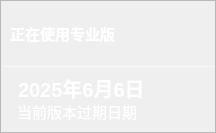
                      <widget class="QFrame" name="frame_top1">
                       <property name="sizePolicy">
                        <sizepolicy hsizetype="Preferred" vsizetype="Preferred">
                         <horstretch>0</horstretch>
                         <verstretch>0</verstretch>
                        </sizepolicy>
                       </property>
                       <property name="minimumSize">
                        <size>
                         <width>216</width>
                         <height>133</height>
                        </size>
                       </property>
                       <property name="maximumSize">
                        <size>
                         <width>16777215</width>
                         <height>150</height>
                        </size>
                       </property>
                       <property name="styleSheet">
                        <string notr="true">QFrame#frame_top1{
color: rgb(255, 255, 255);
border-radius: 10px;
background-color: qradialgradient(cx:0, cy:0, radius:1, fx:0.1, fy:0.1, stop:0 rgb(162, 129, 247),  stop:1 rgb(119, 111, 252));
border: 1px outset rgb(98, 91, 213);
}
</string>
                       </property>
                       <property name="frameShape">
                        <enum>QFrame::StyledPanel</enum>
                       </property>
                       <property name="frameShadow">
                        <enum>QFrame::Raised</enum>
                       </property>
                       <layout class="QVBoxLayout" name="verticalLayout_5" stretch="0,4,0">
                        <property name="spacing">
                         <number>0</number>
                        </property>
                        <property name="leftMargin">
                         <number>0</number>
                        </property>
                        <property name="topMargin">
                         <number>0</number>
                        </property>
                        <property name="rightMargin">
                         <number>0</number>
                        </property>
                        <property name="bottomMargin">
                         <number>0</number>
                        </property>
                        <item>
                         <widget class="QFrame" name="frame_113">
                          <property name="styleSheet">
                           <string notr="true">border:none;
background-color: transparent;</string>
                          </property>
                          <property name="frameShape">
                           <enum>QFrame::StyledPanel</enum>
                          </property>
                          <property name="frameShadow">
                           <enum>QFrame::Raised</enum>
                          </property>
                          <layout class="QHBoxLayout" name="horizontalLayout_6">
                           <item>
                            <widget class="QPushButton" name="Free_pushButton">
                             <property name="minimumSize">
                              <size>
                               <width>0</width>
                               <height>24</height>
                              </size>
                             </property>
                             <property name="maximumSize">
                              <size>
                               <width>41677</width>
                               <height>48</height>
                              </size>
                             </property>
                             <property name="font">
                              <font>
                               <family>微软雅黑 Light</family>
                               <pointsize>11</pointsize>
                               <bold>true</bold>
                              </font>
                             </property>
                             <property name="cursor">
                              <cursorShape>PointingHandCursor</cursorShape>
                             </property>
                             <property name="focusPolicy">
                              <enum>Qt::NoFocus</enum>
                             </property>
                             <property name="styleSheet">
                              <string notr="true">QPushButton{
	color: rgb(255, 255, 255);
text-align:left;

	border:0px outset rgb(255, 255, 255);
	border-radius:8px;
}
QPushButton:hover {

border:2px outset rgba(36, 36, 36,0);
}
QPushButton:pressed {

border:4px outset rgba(36, 36, 36,0);
}
</string>
                             </property>
                             <property name="text">
                              <string>正在使用专业版</string>
                             </property>
                             <property name="icon">
                              <iconset>
                               <normaloff>resources/img/小标/小标-免费试用版本.svg</normaloff>resources/img/小标/小标-免费试用版本.svg</iconset>
                             </property>
                            </widget>
                           </item>
                          </layout>
                         </widget>
                        </item>
                        <item>
                         <widget class="Line" name="line_6">
                          <property name="maximumSize">
                           <size>
                            <width>16777215</width>
                            <height>1</height>
                           </size>
                          </property>
                          <property name="styleSheet">
                           <string notr="true">background-color: rgba(255, 255, 255, 89);</string>
                          </property>
                          <property name="orientation">
                           <enum>Qt::Horizontal</enum>
                          </property>
                         </widget>
                        </item>
                        <item>
                         <widget class="QFrame" name="frame_114">
                          <property name="styleSheet">
                           <string notr="true">border:none;
background-color: transparent;</string>
                          </property>
                          <property name="frameShape">
                           <enum>QFrame::StyledPanel</enum>
                          </property>
                          <property name="frameShadow">
                           <enum>QFrame::Raised</enum>
                          </property>
                          <layout class="QVBoxLayout" name="verticalLayout_6">
                           <property name="spacing">
                            <number>0</number>
                           </property>
                           <property name="leftMargin">
                            <number>0</number>
                           </property>
                           <property name="topMargin">
                            <number>0</number>
                           </property>
                           <property name="rightMargin">
                            <number>0</number>
                           </property>
                           <property name="bottomMargin">
                            <number>0</number>
                           </property>
                           <item alignment="Qt::AlignBottom">
                            <widget class="QLabel" name="label_5">
                             <property name="maximumSize">
                              <size>
                               <width>16777215</width>
                               <height>24</height>
                              </size>
                             </property>
                             <property name="font">
                              <font>
                               <pointsize>15</pointsize>
                               <bold>true</bold>
                              </font>
                             </property>
                             <property name="styleSheet">
                              <string notr="true">color: rgb(255, 255, 255);
padding-left:12px;</string>
                             </property>
                             <property name="text">
                              <string>2025年6月6日</string>
                             </property>
                             <property name="alignment">
                              <set>Qt::AlignLeading|Qt::AlignLeft|Qt::AlignVCenter</set>
                             </property>
                            </widget>
                           </item>
                           <item alignment="Qt::AlignTop">
                            <widget class="QLabel" name="label_6">
                             <property name="maximumSize">
                              <size>
                               <width>16777215</width>
                               <height>24</height>
                              </size>
                             </property>
                             <property name="font">
                              <font>
                               <family>微软雅黑 Light</family>
                               <pointsize>11</pointsize>
                               <underline>false</underline>
                              </font>
                             </property>
                             <property name="styleSheet">
                              <string notr="true">color: rgb(255, 255, 255);
padding-left:12px;</string>
                             </property>
                             <property name="text">
                              <string>当前版本过期日期</string>
                             </property>
                             <property name="alignment">
                              <set>Qt::AlignLeading|Qt::AlignLeft|Qt::AlignVCenter</set>
                             </property>
                            </widget>
                           </item>
                          </layout>
                         </widget>
                        </item>
                       </layout>
                      </widget>
